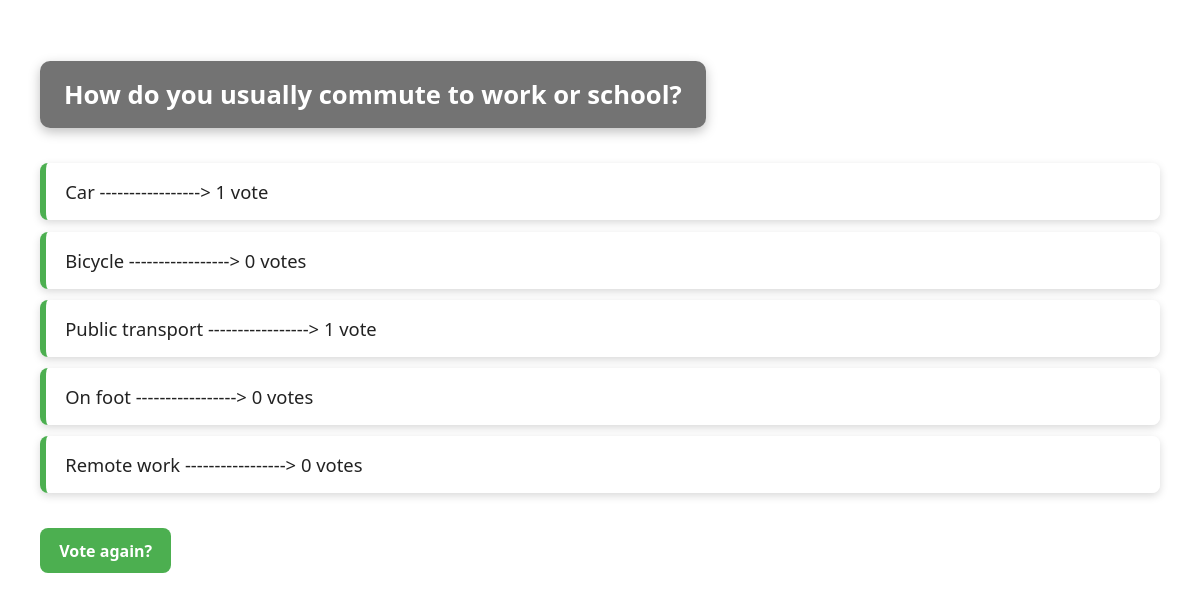
The app's page /polls/2/results/ with its own data.
### polls/models.py (models this page shows, shortened)
class Question(models.Model):
    question_text = models.CharField(max_length=200)
    pub_date = models.DateTimeField("date published")

class Choice(models.Model):
    question = models.ForeignKey(Question, on_delete=models.CASCADE)
    choice_text = models.CharField(max_length=200)
    votes = models.IntegerField(default=0)

### polls/views.py (the view)
# urls.py: path("<int:pk>/results/", views.ResultsView.as_view(), name="results"),
class ResultsView(generic.DetailView):
    model = Question
    template_name = "polls/results.html"

### polls/templates/polls/results.html (shortened to what this page needs)
{% load static %}
<!doctype html>
<html lang="en-US">
    <head>
        <link rel="stylesheet" href="{% static 'polls/style_results.css' %}" />
    </head>
    <body>
        <h2>{{ question.question_text }}</h2>
        <ul>
            {% for choice in question.choice_set.all %}
            <li>
                {{ choice.choice_text }} -----------------> {{ choice.votes }}
                vote{{ choice.votes|pluralize }}
            </li>
            {% endfor %}
        </ul>
        <a href="{% url 'polls:detail' question.id %}">Vote again?</a>
    </body>
</html>

### polls/static/polls/style_results.css (style rules this page uses)
body { background: white url("images/background_2.png") no-repeat center top; background-size: cover; font-family: "Segoe UI", sans-serif; padding: 2rem; color: #222; }
h2 { background: rgba(0, 0, 0, 0.55); color: #fff; padding: 1rem 1.5rem; border-radius: 10px; display: inline-block; font-size: 1.6rem; margin-bottom: 1.5rem; box-shadow: 0 4px 12px rgba(0, 0, 0, 0.25); }
ul { list-style: none; padding: 0; margin: 0; }
li { background: rgba(255, 255, 255, 0.85); padding: 1rem 1.2rem; margin: 0.7rem 0; border-left: 6px solid #4caf50; border-radius: 8px; font-size: 1.15rem; font-weight: 500; display: flex; justify-content: space-between; align-items: center; box-shadow: 0 3px 8px rgba(0, 0, 0, 0.15); transition: transform 0.2s ease, box-shadow 0.2s ease; }
a { display: inline-block; margin-top: 1.5rem; background: #4caf50; color: white; padding: 0.7rem 1.2rem; border-radius: 8px; text-decoration: none; font-weight: 600; transition: background 0.2s ease, transform 0.2s ease; }

### records on screen
Question: question_text "How do you usually commute to work or school?"
Choice: choice_text "Car", votes "1"
Choice: choice_text "Bicycle", votes "0"
Choice: choice_text "Public transport", votes "1"
Choice: choice_text "On foot", votes "0"
Choice: choice_text "Remote work", votes "0"
